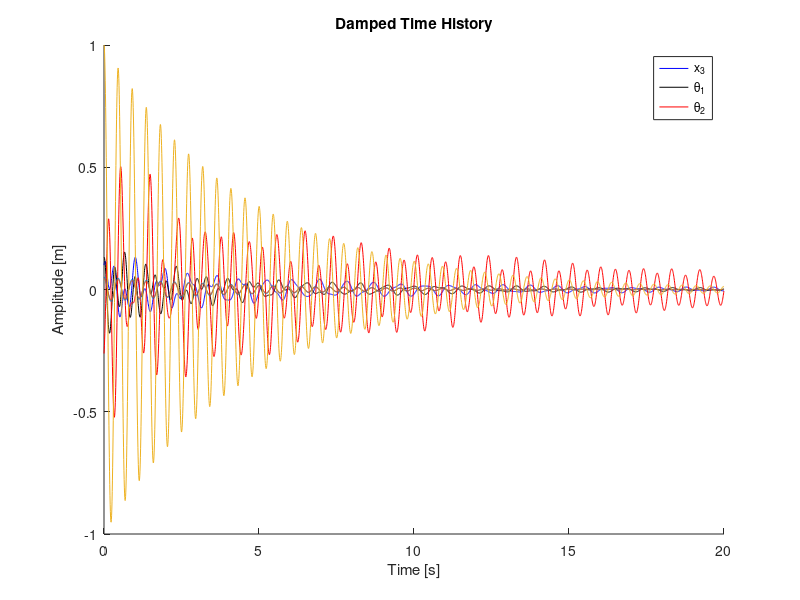

Source code (MATLAB): (Note: this script raises an error after producing the figure.)
clear all, close all, clc

%% Data & Matrices
R1 = 1;
R2 = 0.5;
%Mass parameters
M1 = 5;
J1 = 2.5;
M2 = 1.25;
J2 = 0.16;
M3 = 10;
%Spring parameters
k1 = 1000;
k2 = 100;
k3 = 560;
k4 = 800;
%Damper parameters
c1 = 0.5;
c2 = 0.5;
c3 = 1;
c4 = 4;
%Mass matrix
jac_M =[1    0   R2;
        0    1   0;
        1    0   0;
        0    0   1;
        1    0   0];
M = diag([M1 J1 M2 J2 M3]);
M_gen = jac_M'*M*jac_M;

%Elastic matrix
jac_K = [-1   0       -R2;
         -1   -R1     R2;
         -1   -R1      0;
          1     0      0];
K = diag([k1 k2 k3 k4]);
K_gen = jac_K'*K*jac_K;

%Damping matrix
jac_C = jac_K;
C = diag([c1 c2 c3 c4]);
C_gen = jac_C'*C*jac_C;

%% 1A DA SCRIVERE A MANO

%% 1B Undamped and damped eigen frequencies and eigenvectors of the system
% UNDAMPED - Eigenfrequencies & eigenvectors

% Method: eigenvalues-eigenvectors problem 
% lambda = i*omega;
[V,D] = eig(inv(M_gen)*K_gen); % V are the eigenvectors, D are the eigenvalues
% DAMPED - Eigenfrequencies & eigenvectors

% in [A_damp] the submatrix [C] is full
% use state form matrix: new variable z = [vel; pos];
A_damp = - inv([M_gen zeros(size(M_gen)); zeros(size(M_gen)) M_gen])*[C_gen K_gen; -M_gen zeros(size(M_gen))];
[V_damp,D_damp] = eig(A_damp);

%% 1C Rayleigh damping [C]=alpha*[M]+beta*[K]
% ANALYTIC MODE
Cii=reshape(C_gen,size(C_gen,1)*size(C_gen,2),1);
Mii=reshape(M_gen,size(M_gen,1)*size(M_gen,2),1);
Kii=reshape(K_gen,size(K_gen,1)*size(K_gen,2),1);
M_K=[Mii,Kii];
AB=pinv(M_K)*Cii;
alpha=AB(1);
beta=AB(2);
C_R_Analytic=alpha*M_gen+beta*K_gen;
%% %%%%%%%%%%%%%%%%%%% 2 part %%%%%%%%%%%%%%%%%%%%%%%%%%%% %%
% Free motion of the system (considering the Rayleigh damping as in 1.c)
%%%%%%%%%%%%%%%%%%%%%%%%%%%%%%%%%%%%%%%%%%%%%%%%%%%%%%%%%%%%

%% 2 A Plot and comment the free motion of the system starting from the initial conditionsreported

%% DAMPED - Eigenfrequencies & eigenvectors without RAYLEIGH
% Add the matrix [C] to the matrix [A]
A_damp = -inv([M_gen zeros(size(M_gen)); zeros(size(M_gen)) M_gen])*...
[C_gen K_gen; -M_gen zeros(size(M_gen))];
[V_damp,D_damp] = eig(A_damp);

% Mode shapes
V_damp = V_damp(4:6,:); %consider only the displacements
V_damp_1 = V_damp./V_damp(1,:);%1st normalization
V_damp_2 = V_damp./V_damp(2,:);%2nd normalization
V_damp_3 = V_damp./V_damp(3,:);%3rd normalization

V_damp_ord = [V_damp_1(:,1), V_damp_1(:,1),...
              V_damp_1(:,2), V_damp_1(:,2),...
              V_damp_1(:,3), V_damp_1(:,3)]; %all vibration modes

%Natural frequencies
lambda = diag(D_damp);
alpha = real(lambda);
w_d = imag(lambda);

% Adimensional damping coefficient
 csi = abs(alpha./w_d); %should be w0 not w_d
 csi_1 = abs(alpha./sqrt(w_d.^2+alpha.^2)); %sotto h=10% simili
 
 pos_t0=[0.1;pi/12;-pi/12];
 vel_t0=[1;0.5;2];


% Analytical
const_damp = [V_damp; lambda.'.*V_damp]\[pos_t0;vel_t0];
t_damp = 0:2*pi/50/max(w_d):20;

free_motion_damp = zeros(3,length(t_damp));

for ii = 1:length(t_damp)
    free_motion_damp(:,ii) = (const_damp.'.*V_damp)*exp(lambda*t_damp(ii));
end

%figure(2)
hold on
plot(t_damp,free_motion_damp(1,:),'b',t_damp,free_motion_damp(2,:)*R2,'k',t_damp,free_motion_damp(3,:)*R1,'r'); 
grid minor
xlabel('Time [s]')
ylabel('Amplitude [m]')
legend('x - analytical solution', '\theta_1 - analytical solution', '\theta_2 - analytical solution')
title('Damped Time History')
%% DAMPED - Eigenfrequencies & eigenvectors whith Rayleigh
%C_gen=C_R_Analytic;
% Add the matrix [C] to the matrix [A]
A_damp = -inv([M_gen zeros(size(M_gen)); zeros(size(M_gen)) M_gen])*...
[C_R_Analytic K_gen; -M_gen zeros(size(M_gen))];
[V_damp,D_damp] = eig(A_damp);

% Mode shapes
V_damp = V_damp(4:6,:); %consider only the displacements

V_damp_1 = V_damp./V_damp(1,:);%1st normalization
V_damp_2 = V_damp./V_damp(2,:);%2nd normalization
V_damp_3 = V_damp./V_damp(3,:);%3rd normalization

V_damp_ord = [V_damp_1(:,1), V_damp_1(:,1),...
              V_damp_1(:,2), V_damp_1(:,2),...
              V_damp_1(:,3), V_damp_1(:,3)]; %all vibration modes

%Natural frequencies
lambda = diag(D_damp);
alpha = real(lambda);
w_d = imag(lambda);

% Adimensional damping coefficient
 csi = abs(alpha./w_d); %should be w0 not w_d
 csi_1 = abs(alpha./sqrt(w_d.^2+alpha.^2)); %sotto h=10% simili
%% DAMPED - Free motion
% Normalization
%1st normalization
V_1 = [V_damp]./[V_damp(1,:)];
%2nd normalization
V_2 = [V_damp]./[V_damp(2,:)];
%3rd normalization
V_3 = [V_damp]./[V_damp(3,:)];

pos_t0=V_3(:,6);
vel_t0=[0,0,0]';

% Analytical
const_damp = [V_damp; lambda.'.*V_damp]\[pos_t0;vel_t0];
%t_damp = 0:2*pi/50/max(w_d):100;

free_motion_damp1 = zeros(3,length(t_damp));

for ii = 1:length(t_damp)
    free_motion_damp1(:,ii) = (const_damp.'.*V_damp)*exp(lambda*t_damp(ii));
end

%Plot the 2 different solutions
%figure(2)
%hold on
plot(t_damp,free_motion_damp1(1,:),t_damp,free_motion_damp1(2,:)*R2,t_damp,free_motion_damp1(3,:)*R1); 
grid minor
xlabel('Time [s]')
ylabel('Amplitude [m]')
legend('x_3', '\theta_1', '\theta_2')
title('Damped Time History')

%% DAMPED - FREQUENCY RESPONSE OF THE SYSTEM
C_ray=C_R_Analytic;
w=0:0.01:30;
H_tot=zeros(1,9);
for ii=1:length(w)
    H = inv(-w(ii)^2*M_gen+1i*w(ii)*C_ray+K_gen);
    H11(ii)=H(1,1); H12(ii)=H(1,2); H21(ii)=H(2,1); H22(ii)=H(2,2);
    H31(ii)=H(3,1); H32(ii)=H(3,2); H33(ii)=H(3,3); H13(ii)=H(1,3);
    H23(ii)=H(2,3);
    H_tot(ii,:)=reshape(H,1,9);

end

% transfer function between x,theta (lines) and q1, q2 (columns)
figure(3)
sgtitle('Frequency Responce Function')
for i=1:size(H_tot,2)
    subplot(3,3,i)

    grid on
     xlabel('Frequency [Hz]');
    if (i<4) 
            plot(w/2/pi,abs(H_tot(:,i)),'b'); 
        ylabel(['|H 1',num2str(i),'| [m/N]']); 
        title(['|H 1',num2str(i),'|']);
    elseif(i<7)
            plot(w/2/pi,abs(H_tot(:,i)),'b'); 
        ylabel(['|H 2',num2str(i-3),'| [m/N]']); 
        title(['|H 2',num2str(i-3),'|']);
    else
            plot(w/2/pi,abs(H_tot(:,i)),'b'); 
        ylabel(['|H 3',num2str(i-6),'| [m/N]']); 
        title(['|H 3',num2str(i-6),'|']);
    end
end

figure(4)
sgtitle('Frequency Responce Function')
for i=1:size(H_tot,2)
    subplot(3,3,i)
    plot(w/2/pi,angle(H_tot(:,i)),'b');
    grid on; 
     xlabel('Frequency [Hz]');
    if (i<4) 
        ylabel(['\angle H1',num2str(i),' [m/N]']); 
        title(['\angle H1',num2str(i)]);
    elseif(i<7)
        ylabel(['\angle H2',num2str(i-3),' [m/N]']); 
        title(['\angle H2',num2str(i-3)]);
    else
        ylabel(['\angle H3',num2str(i-6),' [m/N]']); 
        title(['\angle H3',num2str(i-6)]);
    end
end

%% DAMPED - Frequency Responce Function (FRF) with normal Damping (NO REYLEIGH

%w = 0:0.01:30;

% [H(w)] = [D(w)]^-1 = [-w^2*[M]+i*w*[C]+[K]]^-1
for ii = 1:length(w)
    FRF = inv(-w(ii)^2*M_gen+1i*w(ii)*C_gen+K_gen);
    FRF11(ii) = FRF(1,1); FRF12(ii) = FRF(1,2); FRF13(ii) = FRF(1,3);
    FRF21(ii) = FRF(2,1); FRF22(ii) = FRF(2,2); FRF23(ii) = FRF(2,3);
    FRF31(ii) = FRF(3,1); FRF32(ii) = FRF(3,2); FRF33(ii) = FRF(3,3);
end

% Plot of the FRF modulus
figure(5)
subplot(3,3,1); plot(w/2/pi,abs(FRF11),'b'); grid minor; xlabel('Frequency [Hz]'); ylabel('|H_1_1| [m/N]'); title('H_1_1')
subplot(3,3,2); plot(w/2/pi,abs(FRF12),'b'); grid minor; xlabel('Frequency [Hz]'); ylabel('|H_1_2| [m/N]'); title('H_1_2')
subplot(3,3,3); plot(w/2/pi,abs(FRF13),'b'); grid minor; xlabel('Frequency [Hz]'); ylabel('|H_1_3| [m/N]'); title('H_1_3')
subplot(3,3,4); plot(w/2/pi,abs(FRF21),'b'); grid minor; xlabel('Frequency [Hz]'); ylabel('|H_2_1| [m/N]'); title('H_2_1')
subplot(3,3,5); plot(w/2/pi,abs(FRF22),'b'); grid minor; xlabel('Frequency [Hz]'); ylabel('|H_2_2| [m/N]'); title('H_2_2')
subplot(3,3,6); plot(w/2/pi,abs(FRF23),'b'); grid minor; xlabel('Frequency [Hz]'); ylabel('|H_2_3| [m/N]'); title('H_2_3')
subplot(3,3,7); plot(w/2/pi,abs(FRF31),'b'); grid minor; xlabel('Frequency [Hz]'); ylabel('|H_3_1| [m/N]'); title('H_3_1')
subplot(3,3,8); plot(w/2/pi,abs(FRF32),'b'); grid minor; xlabel('Frequency [Hz]'); ylabel('|H_3_2| [m/N]'); title('H_3_2')
subplot(3,3,9); plot(w/2/pi,abs(FRF33),'b'); grid minor; xlabel('Frequency [Hz]'); ylabel('|H_3_3| [m/N]'); title('H_3_3')
sgtitle('Amplitude of FRF')

% Plot of the FRF phase
figure(6)
subplot(3,3,1); plot(w/2/pi,angle(FRF11)*180/pi,'b'); grid minor; xlabel('Frequency [Hz]'); ylabel('H_1_1 [deg]'); title('H_1_1'); yticks([-180 -90 0 90 180]); ylim([-200,200])
subplot(3,3,2); plot(w/2/pi,angle(FRF12)*180/pi,'b'); grid minor; xlabel('Frequency [Hz]'); ylabel('H_1_2 [deg]'); title('H_1_2'); yticks([-180 -90 0 90 180]); ylim([-200,200])
subplot(3,3,3); plot(w/2/pi,angle(FRF13)*180/pi,'b'); grid minor; xlabel('Frequency [Hz]'); ylabel('H_1_3 [deg]'); title('H_1_3'); yticks([-180 -90 0 90 180]); ylim([-200,200])
subplot(3,3,4); plot(w/2/pi,angle(FRF21)*180/pi,'b'); grid minor; xlabel('Frequency [Hz]'); ylabel('H_2_1 [deg]'); title('H_2_1'); yticks([-180 -90 0 90 180]); ylim([-200,200])
subplot(3,3,5); plot(w/2/pi,angle(FRF22)*180/pi,'b'); grid minor; xlabel('Frequency [Hz]'); ylabel('H_2_2 [deg]'); title('H_2_2'); yticks([-180 -90 0 90 180]); ylim([-200,200])
subplot(3,3,6); plot(w/2/pi,angle(FRF23)*180/pi,'b'); grid minor; xlabel('Frequency [Hz]'); ylabel('H_2_3 [deg]'); title('H_2_3'); yticks([-180 -90 0 90 180]); ylim([-200,200])
subplot(3,3,7); plot(w/2/pi,angle(FRF31)*180/pi,'b'); grid minor; xlabel('Frequency [Hz]'); ylabel('H_3_1 [deg]'); title('H_3_1'); yticks([-180 -90 0 90 180]); ylim([-200,200])
subplot(3,3,8); plot(w/2/pi,angle(FRF32)*180/pi,'b'); grid minor; xlabel('Frequency [Hz]'); ylabel('H_3_2 [deg]'); title('H_3_2'); yticks([-180 -90 0 90 180]); ylim([-200,200])
subplot(3,3,9); plot(w/2/pi,angle(FRF33)*180/pi,'b'); grid minor; xlabel('Frequency [Hz]'); ylabel('H_3_3 [deg]'); title('H_3_3'); yticks([-180 -90 0 90 180]); ylim([-200,200])
sgtitle('Phase of FRF')
%% 3B Plot the co-located FRF of point A at the centre of the disk (co-located meaning the FRF
%between the displacement in A and a force applied in A).

%xA=x3+R2*teta2
jac_A=[1;0;R2];

for ii=1:length(w)
    H = inv(-w(ii)^2*M_gen+1i*w(ii)*C_ray+K_gen)*jac_A;
    FRF(:,ii)=H;
end
plot(w/2/pi,abs(sum(FRF)),'b'); grid minor; xlabel('Frequency [Hz]'); ylabel('|H_1_1| [m/N]'); title('H_1_1')

%plot(w/2/pi,(abs(FRF(:,:))),'b')
%% 3C Plot the co-located FRF of point 2 at the centre of the disk 2 with a couple

jac_2=[0;0;1];

for ii=1:length(w)
    H = inv(-w(ii)^2*M_gen+1i*w(ii)*C_ray+K_gen)*jac_2;
    FRF(:,ii)=H;
end
plot(w/2/pi,abs(sum(FRF)),'b'); grid minor; xlabel('Frequency [Hz]'); ylabel('|H_1_1| [m/N]'); title('H_1_1')


%% 3 D DAMPED - Free motion + Forced motion

lambda_f = [1; 0; R2];
%w = 0:0.01:30;

% X = [H(w)]*Q_0 = [H(w)]*[lambda_f]*F_0
f1=1.5;
f2=3.5;
Fdt = 0;
Xdt = 0;
A1=15;
A2=7;
ampli=1000;
F=[A1,A2];
w_f=[f1,f2]*2*pi;
t=t_damp;
for ii = 1:2 %number of harmonics used to reconstruct the square wave
    X(ii,:) = inv(-(w_f(ii))^2*M_gen + 1i*w_f(ii)*C_ray + K_gen)*lambda_f*F(ii)*exp(1i*pi/2);   
    Fdt = Fdt+F(ii)*sin(w_f(ii)*t); %force
    Xdt = Xdt+real(X(ii,:).*exp(1i*w_f(ii)*[t' t' t']));
end
figure(5)
subplot(2,3,1); plot(w/2/pi,ampli.*abs(FRF11),'b'); grid on; hold on; xlabel('Frequency [Hz]'); ylabel('Amplitude'); title('|H_1_1|')
stem(w_f/2/pi,F,'or');
xlim([0 5])
legend('FRF','Force')
subplot(2,3,2); plot(w/2/pi,ampli*abs(FRF21),'b'); grid on; hold on; xlabel('Frequency [Hz]'); ylabel('Amplitude'); title('|H_2_1|')
stem(w_f/2/pi,F,'or');xlim([0 5]) 
legend('FRF','Force')
subplot(2,3,3); plot(w/2/pi,ampli*abs(FRF31),'b'); grid on; hold on; xlabel('Frequency [Hz]'); ylabel('Amplitude'); title('|H_3_1|')
stem(w_f/2/pi,F,'or'); xlim([0 5])
legend('FRF','Force')
subplot(2,3,4); stem(w_f/2/pi,abs(X(:,1)),'b'); grid on; hold on; xlabel('Frequency [Hz]'); ylabel('Amplitude [m]'); title('|z|'); xlim([0 5])
subplot(2,3,5); stem(w_f/2/pi,abs(X(:,2)),'b'); grid on; hold on; xlabel('Frequency [Hz]'); ylabel('Amplitude [rad]'); title('|\theta_1|'); xlim([0 5])
subplot(2,3,6); stem(w_f/2/pi,abs(X(:,3)),'b'); grid on; hold on; xlabel('Frequency [Hz]'); ylabel('Amplitude [rad]'); title('|\theta_2|'); xlim([0 5])

figure(6)
subplot(2,1,1)
plot(t,Xdt(:,1),t,Xdt(:,2),t,Xdt(:,3));
grid minor
xlabel('Time [s]')
ylabel('Amplitude')
legend('Forced Motion - z - [m]','Forced Motion - \theta_1 - [rad]','Forced Motion - \theta_2 - [rad]','location','southeast')
title('Forced Time Responce')
subplot(2,1,2)
plot(t,Fdt);
grid minor
xlabel('Time [s]')
ylabel('Amplitude')
legend('Force - [N]','location','southeast')
title('Time History of the Force')

figure(7)
plot(t,free_motion_damp1.'); 
grid minor;   
xlabel('Time [s]')
ylabel('Amplitude')
legend('Free - z','Free - \theta_1','Free - \theta_2')
title('Free Time Responce')


% Pay attention to the initial conditions!!
figure(8)
plot(t,Xdt+free_motion_damp1.'); 
grid minor;   
xlabel('Time [s]')
ylabel('Amplitude')
legend('Free + Forced responce - z - [m]','Free + Forced responce - \theta_1 - [rad]',...
    'Free + Forced responce - \theta_2 - [rad]')
title('Overall Time Responce')
%%
%excite the system with a square wave
% F(t) = 4/pi*sum( (sin(2k-1)*w*t) / (2k-1) ) = 4/pi*(sin(w*t) + 1/3*sin(3*w*t) + 1/5*sin(5*w*t) + ...)
f0 = 0.75; % Frequency of the applied force
Fdt = 0;
Xdt = 0;

for ii = 1:5 %number of harmonics used to reconstruct the square wave
    n = 2*ii;
    F(ii) = 8/(pi^2)*(-1)^(n-1)*1/(n^2);
    w_f(ii) = 2*pi*n*f0; %omega force
    X(ii,:) = inv(-(w_f(ii))^2*M_gen + 1i*w_f(ii)*C_gen + K_gen)*lambda_f*F(ii)*exp(1i*pi/2);    
    Fdt = Fdt+F(ii)*sin(w_f(ii)*t); %force
    Xdt = Xdt+real(X(ii,:).*exp(1i*w_f(ii)*[t' t' t']));
end

figure(5)
subplot(2,3,1); plot(w/2/pi,abs(FRF11),'b'); grid on; hold on; xlabel('Frequency [Hz]'); ylabel('Amplitude'); title('|H_1_1|')
stem(w_f/2/pi,abs(F),'or'); xlim([0 5])
legend('FRF','Force')
subplot(2,3,2); plot(w/2/pi,abs(FRF21),'b'); grid on; hold on; xlabel('Frequency [Hz]'); ylabel('Amplitude'); title('|H_2_1|')
stem(w_f/2/pi,abs(F),'or'); xlim([0 5])
legend('FRF','Force')
subplot(2,3,3); plot(w/2/pi,abs(FRF31),'b'); grid on; hold on; xlabel('Frequency [Hz]'); ylabel('Amplitude'); title('|H_3_1|')
stem(w_f/2/pi,abs(F),'or'); xlim([0 5])
legend('FRF','Force')
subplot(2,3,4); stem(w_f/2/pi,abs(X(:,1)),'b'); grid on; hold on; xlabel('Frequency [Hz]'); ylabel('Amplitude [m]'); title('|z|'); xlim([0 5])
subplot(2,3,5); stem(w_f/2/pi,abs(X(:,2)),'b'); grid on; hold on; xlabel('Frequency [Hz]'); ylabel('Amplitude [rad]'); title('|\theta_1|'); xlim([0 5])
subplot(2,3,6); stem(w_f/2/pi,abs(X(:,3)),'b'); grid on; hold on; xlabel('Frequency [Hz]'); ylabel('Amplitude [rad]'); title('|\theta_2|'); xlim([0 5])

figure(6)
subplot(2,1,1)
plot(t,Xdt(:,1),t,Xdt(:,2),t,Xdt(:,3));
grid minor
xlabel('Time [s]')
ylabel('Amplitude')
legend('Forced Motion - z - [m]','Forced Motion - \theta_1 - [rad]','Forced Motion - \theta_2 - [rad]','location','southeast')
title('Forced Time Responce')
subplot(2,1,2)
plot(t,Fdt);
grid minor
xlabel('Time [s]')
ylabel('Amplitude')
legend('Force - [N]','location','southeast')
title('Time History of the Force')

figure(7)
plot(t,free_motion_damp.'); 
grid minor;   
xlabel('Time [s]')
ylabel('Amplitude')
legend('Free - z','Free - \theta_1','Free - \theta_2')
title('Free Time Responce')


% Pay attention to the initial conditions!!
figure(8)
plot(t,Xdt+free_motion_damp1.'); 
grid minor;   
xlabel('Time [s]')
ylabel('Amplitude')
legend('Free + Forced responce - z - [m]','Free + Forced responce - \theta_1 - [rad]',...
    'Free + Forced responce - \theta_2 - [rad]')
title('Overall Time Responce')


%%%%%%%%%%%%%%%%%%%%%%%%%%%%%%%%%%%%%%%%%%%%%%%%%%%%%%%%%%%%%%%%%%%%%%%%%%%%%%%%%%%%%%%


%% Modal approach
%lambda = alpha +- w_d;
%w0_nat = sqrt(w_d.^2+alpha.^2);
%w0_nat = w_nat;

% Consider the undamped case
 [V,D]=eig(M_gen\K_gen);
 w_nat=[sqrt(diag(D)); -sqrt(diag(D))];
 V=[V V]./[V(end,:) V(end,:)];
 [w_nat,index]=sort(w_nat);
 V=V(:,index)./max(abs(V(:,index)));

phi = [V_1(:,1), V_1(:,2), V_1(:,3)]; %matrix of the mode shapes

% Diagonalization of the matrix
M_mod = phi'*M_gen*phi;
K_mod = phi'*K_gen*phi;

h = csi;%[csi_1(2); csi_1(4); csi_1(6)]; %adimensional damping coefficient

const_mod = [1./(2*w0_nat)  w0_nat./2]\h; %pseudo-inverse (least mean square error)

alfa = const_mod(1);
beta = const_mod(2);

C_gen_approx = alfa*M_gen + beta*K_gen;
C_mod = phi'*C_gen_approx*phi;

% Put equal to 0 the extra diagonal terms (< eps = 2.2204e-16)
diag_m = diag(M_mod);
MM = [diag(diag_m)];
diag_k = diag(K_mod);
KK = [diag(diag_k)];
diag_c = diag(C_mod);
CC = [diag(diag_c)];
%%
w = 0:0.01:30;

% Diagonal matrix with eps in extra diagonal positions
for ii = 1:length(w)
    FRF_q = pinv(-w(ii)^2*M_mod+1i*w(ii)*C_mod+K_mod);
    FRF_q11(ii) = FRF_q(1,1); FRF_q12(ii) = FRF_q(1,2); FRF_q13(ii) = FRF_q(1,3);
    FRF_q21(ii) = FRF_q(2,1); FRF_q22(ii) = FRF_q(2,2); FRF_q23(ii) = FRF_q(2,3);
    FRF_q31(ii) = FRF_q(3,1); FRF_q32(ii) = FRF_q(3,2); FRF_q33(ii) = FRF_q(3,3);
end

% Diagonal matrix with 0 in extra diagonal positions
% for ii = 1:length(w)
%     FRF = inv(-w(ii)^2*MM+1i*w(ii)*CC+KK);
%     FRF_q11(ii) = FRF(1,1); FRF_q12(ii) = FRF(1,2); FRF_q13(ii) = FRF(1,3);
%     FRF_q21(ii) = FRF(2,1); FRF_q22(ii) = FRF(2,2); FRF_q23(ii) = FRF(2,3);
%     FRF_q31(ii) = FRF(3,1); FRF_q32(ii) = FRF(3,2); FRF_q33(ii) = FRF(3,3);
% end

figure(9)
subplot(3,3,1); plot(w/2/pi,abs(FRF_q11),'b'); grid on; xlabel('Frequency [Hz]'); ylabel('|H|[m/N]'); title('H_q_1_1');
subplot(3,3,2); plot(w/2/pi,abs(FRF_q12),'b'); grid on; xlabel('Frequency [Hz]'); ylabel('|H|[m/N]'); title('H_q_1_2');
subplot(3,3,3); plot(w/2/pi,abs(FRF_q13),'b'); grid on; xlabel('Frequency [Hz]'); ylabel('|H|[m/N]'); title('H_q_1_3'); 
subplot(3,3,4); plot(w/2/pi,abs(FRF_q21),'b'); grid on; xlabel('Frequency [Hz]'); ylabel('|H|[m/N]'); title('H_q_2_1');
subplot(3,3,5); plot(w/2/pi,abs(FRF_q22),'b'); grid on; xlabel('Frequency [Hz]'); ylabel('|H|[m/N]'); title('H_q_2_2');
subplot(3,3,6); plot(w/2/pi,abs(FRF_q23),'b'); grid on; xlabel('Frequency [Hz]'); ylabel('|H|[m/N]'); title('H_q_2_3'); 
subplot(3,3,7); plot(w/2/pi,abs(FRF_q31),'b'); grid on; xlabel('Frequency [Hz]'); ylabel('|H|[m/N]'); title('H_q_3_1');
subplot(3,3,8); plot(w/2/pi,abs(FRF_q32),'b'); grid on; xlabel('Frequency [Hz]'); ylabel('|H|[m/N]'); title('H_q_3_2'); 
subplot(3,3,9); plot(w/2/pi,abs(FRF_q33),'b'); grid on; xlabel('Frequency [Hz]'); ylabel('|H|[m/N]'); title('H_q_3_3');
sgtitle('Magnitude of the Modal FRF')

figure(10)
subplot(3,3,1); plot(w/2/pi,angle(FRF_q11)*180/pi,'b'); grid on; xlabel('Frequency [Hz]'); ylabel('\angleH[deg]'); title('H_q_1_1'); yticks([-180 -90 0 90 180]); ylim([-200,200])
subplot(3,3,2); plot(w/2/pi,angle(FRF_q12)*180/pi,'b'); grid on; xlabel('Frequency [Hz]'); ylabel('\angleH[deg]'); title('H_q_1_2'); yticks([-180 -90 0 90 180]); ylim([-200,200])
subplot(3,3,3); plot(w/2/pi,angle(FRF_q13)*180/pi,'b'); grid on; xlabel('Frequency [Hz]'); ylabel('\angleH[deg]'); title('H_q_1_3'); yticks([-180 -90 0 90 180]); ylim([-200,200])
subplot(3,3,4); plot(w/2/pi,angle(FRF_q21)*180/pi,'b'); grid on; xlabel('Frequency [Hz]'); ylabel('\angleH[deg]'); title('H_q_2_1'); yticks([-180 -90 0 90 180]); ylim([-200,200])
subplot(3,3,5); plot(w/2/pi,angle(FRF_q22)*180/pi,'b'); grid on; xlabel('Frequency [Hz]'); ylabel('\angleH[deg]'); title('H_q_2_2'); yticks([-180 -90 0 90 180]); ylim([-200,200])
subplot(3,3,6); plot(w/2/pi,angle(FRF_q23)*180/pi,'b'); grid on; xlabel('Frequency [Hz]'); ylabel('\angleH[deg]'); title('H_q_2_3'); yticks([-180 -90 0 90 180]); ylim([-200,200])
subplot(3,3,7); plot(w/2/pi,angle(FRF_q31)*180/pi,'b'); grid on; xlabel('Frequency [Hz]'); ylabel('\angleH[deg]'); title('H_q_3_1'); yticks([-180 -90 0 90 180]); ylim([-200,200])
subplot(3,3,8); plot(w/2/pi,angle(FRF_q32)*180/pi,'b'); grid on; xlabel('Frequency [Hz]'); ylabel('\angleH[deg]'); title('H_q_3_2'); yticks([-180 -90 0 90 180]); ylim([-200,200])
subplot(3,3,9); plot(w/2/pi,angle(FRF_q33)*180/pi,'b'); grid on; xlabel('Frequency [Hz]'); ylabel('\angleH[deg]'); title('H_q_3_3'); yticks([-180 -90 0 90 180]); ylim([-200,200])
sgtitle('Phase of the Modal FRF')

%% Modal Approach - time histories reconstruction

% Set the initial conditions
pos_t0 = [0.1;pi/12;-pi/12];
vel_t0 = [1;0.5;2];

% Test initial conditions as mode shape
% pos_t0 = V_ord(:,4);
% vel_t0 = 0*V_ord(:,4);

qp_t0 = inv(phi)*vel_t0;
q_t0 = inv(phi)*pos_t0;

% Integration of EOM
A_mod = -inv([M_mod zeros(size(M_mod)); zeros(size(M_mod)) M_mod])*[C_mod K_mod; -M_mod zeros(size(M_mod))];
% A_mod = -inv([MM zeros(size(MM)); zeros(size(MM)) MM])*[CC KK; -MM zeros(size(MM))];
odefun_mod = @(t,y) A_mod*y;
[t_ode_mod,sol_mod] = ode45(odefun_mod,[t(1) t(end)],[qp_t0;q_t0]);

figure(11)
plot(t_ode_mod,sol_mod(:,4),'ob-',t_ode_mod,sol_mod(:,5),'ok-',t_ode_mod,sol_mod(:,6),'or-'); grid minor
xlabel('Time [s]')
legend('q_1','q_2','q_3')
title('Modal Coordinates')

X_rec = (phi*sol_mod(:,4:end)')';

figure(12)
plot(t_ode_mod,X_rec(:,1),'ob-',t_ode_mod,X_rec(:,2),'ok-',t_ode_mod,X_rec(:,3),'or-'); grid minor
xlabel('Time [s]')
ylabel('Amplitude')
legend('z','\theta_1','\theta_2')
title('Reconstructed time history through modal coordinates')


%% Comparison btw the direct and modal approach
% Solve the direct problem using the approximated [C] matrix
A_damp_mod = -inv([M_gen zeros(size(M_gen)); zeros(size(M_gen)) M_gen])*...
    [C_gen_approx K_gen; -M_gen zeros(size(M_gen))]; 
% Integration of EOM
odefun_damp_mod = @(t_damp,y) A_damp_mod*y;
[t_ode_damp_mod,sol_damp_mod] = ode45(odefun_damp_mod,[t_damp(1) t_damp(end)],[vel_t0;pos_t0]);

figure(13)
plot(t_ode_mod,X_rec(:,1),'ob-.',t_ode_mod,X_rec(:,2),'ok-.',t_ode_mod,X_rec(:,3),'or-.');
hold on
plot(t_ode_damp_mod,sol_damp_mod(:,4),'*b',t_ode_damp_mod,sol_damp_mod(:,5),'*k',t_ode_damp_mod,sol_damp_mod(:,6),'*r');
grid minor;
xlabel('Time [s]')
ylabel('Amplitude')
legend('z - modal approach','\theta_1 - modal approach','\theta_2 - modal approach','z - direct approach', '\theta_1 - direct approach', '\theta_2 - direct approach')
title('Damped Time Histoty')

%% Reconstruction of FRF as a linear combination of the mode shapes

figure(14)
ii = 1;
AA = phi(3,ii)*phi(3,ii)*FRF_q11;
ii = 2;
BB = phi(3,ii)*phi(3,ii)*FRF_q22;
ii = 3;
CC = phi(3,ii)*phi(3,ii)*FRF_q33;
TT = AA + BB + CC;
plot(w/2/pi,abs(FRF33),'k','linewidth',1)
hold on
ii = 1;
plot(w/2/pi,abs(AA),'r')
ii = 2;
plot(w/2/pi,abs(BB),'g')
ii = 3;
plot(w/2/pi,abs(CC),'b')
xlabel('Frequency [Hz]')
ylabel('Amplitude')
plot(w/2/pi,abs(TT),'m')
grid minor
legend('H_3_3','H_q_1_1','H_q_2_2','H_q_3_3','Sum')


figure(15)
plot(w/2/pi,angle(FRF33)*180/pi,'k','linewidth',1)
hold on
ii = 1;
plot(w/2/pi,angle(phi(3,ii)*phi(3,ii)*FRF_q11)*180/pi,'r')
ii = 2;
plot(w/2/pi,angle(phi(3,ii)*phi(3,ii)*FRF_q22)*180/pi,'g')
ii = 3;
plot(w/2/pi,angle(phi(3,ii)*phi(3,ii)*FRF_q33)*180/pi,'b')
xlabel('Frequency [Hz]')
ylabel('\angle [deg]')
plot(w/2/pi,angle(TT)*180/pi,'m')
grid minor
legend('H_3_3','H_q_1_1','H_q_2_2','H_q_3_3','Sum')

%% One more example

figure(16)
plot(w/2/pi,abs(FRF13),'k','linewidth',1)
hold on
ii = 1;
plot(w/2/pi,abs(phi(1,ii)*phi(3,ii)*FRF_q11),'r')
ii = 2;
plot(w/2/pi,abs(phi(1,ii)*phi(3,ii)*FRF_q22),'g')
ii = 3;
plot(w/2/pi,abs(phi(1,ii)*phi(3,ii)*FRF_q33),'b')
xlabel('Frequency [Hz]')
ylabel('Amplitude')
grid minor
legend('H_1_3','H_q_1_1','H_q_2_2','H_q_3_3')
 

figure(17)
plot(w/2/pi,angle(FRF13)*180/pi,'k','linewidth',1)
hold on
ii = 1;
plot(w/2/pi,angle(phi(1,ii)*phi(3,ii)*FRF_q11)*180/pi,'r')
ii = 2;
plot(w/2/pi,angle(phi(1,ii)*phi(3,ii)*FRF_q22)*180/pi,'g')
ii = 3;
plot(w/2/pi,angle(phi(1,ii)*phi(3,ii)*FRF_q33)*180/pi,'b')
xlabel('Frequency [Hz]')
ylabel('\angle [deg]')
grid minor
legend('H_1_3','H_q_1_1','H_q_2_2','H_q_3_3')


 


